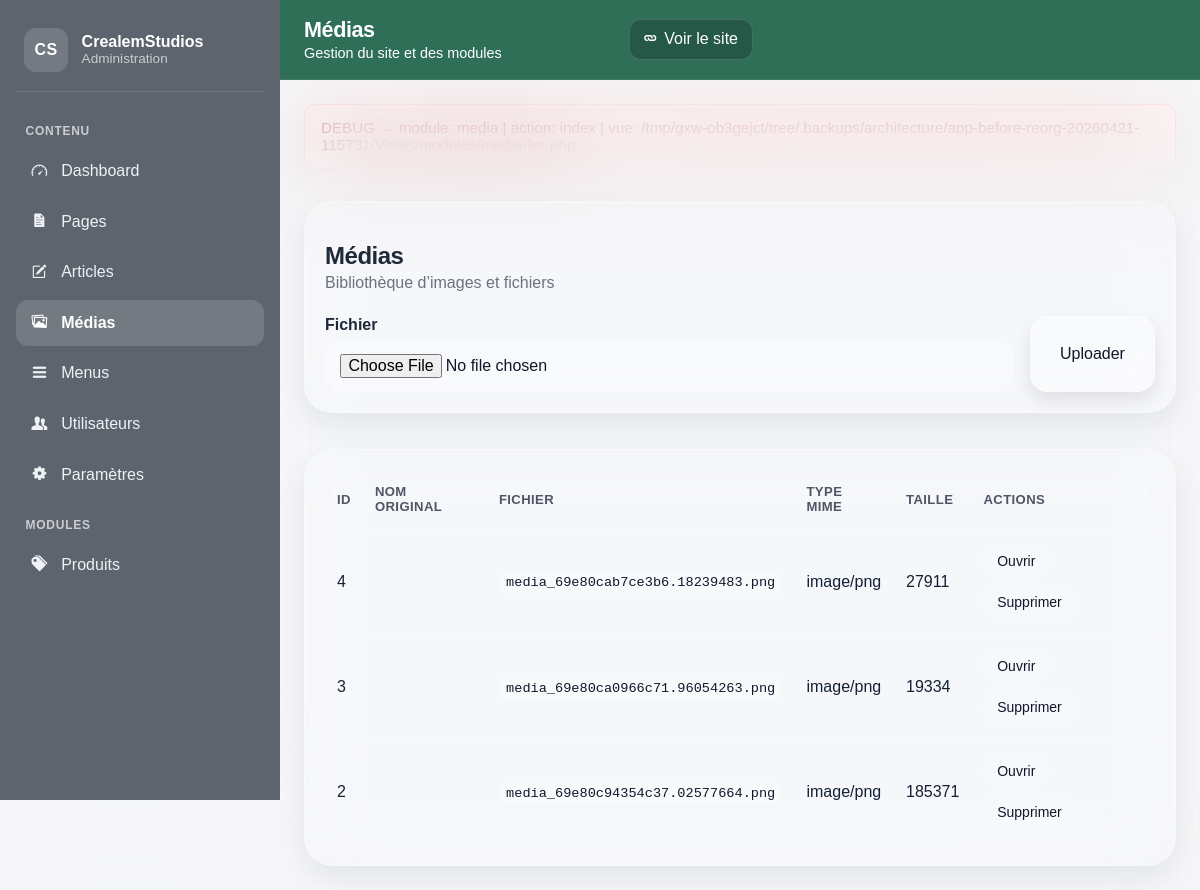
The page /admin.php?module=media on the database as committed earlier.
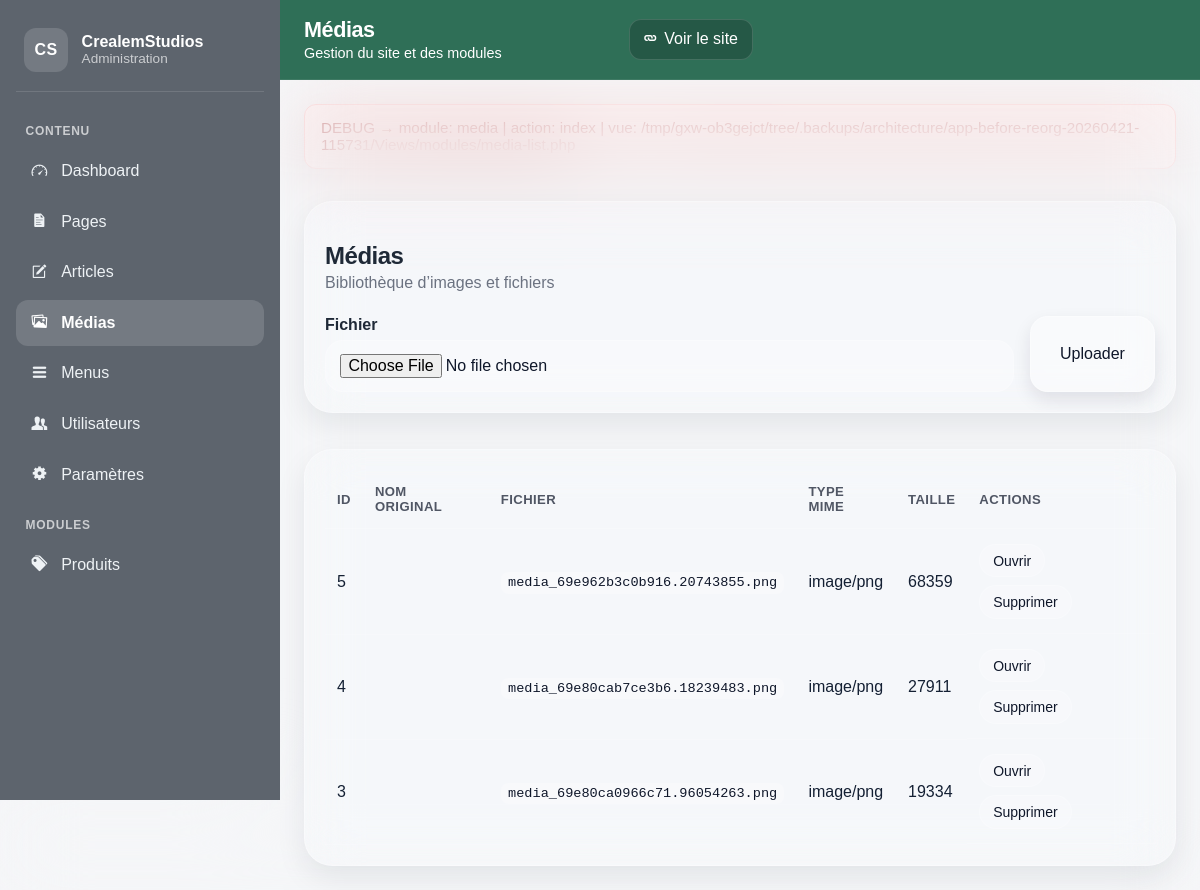
The same page on the database as committed later.
### tables this page shows
CREATE TABLE media (
    id INTEGER PRIMARY KEY AUTOINCREMENT,
    filename TEXT NOT NULL,
    path TEXT NOT NULL,
    mime_type TEXT NULL,
    created_at TEXT NULL,
    updated_at TEXT NULL
, original_name TEXT, size INTEGER);

### public/admin.php (called while the page is built, shortened)
<?php
require_once __DIR__ . '/../app/bootstrap.php';
$config = appConfig();
$pdo = Database::getInstance($config['db']);
$module = isset($_GET['module']) ? trim((string) $_GET['module']) : 'dashboard';
$action = isset($_GET['action']) ? trim((string) $_GET['action']) : 'index';
$kernel = new Kernel($pdo, $config, $module, $action);
$kernel->handle();

### app/bootstrap.php (called while the page is built, shortened)
<?php
if (!defined('CREALEM_BOOTSTRAPPED')) {
    if (!function_exists('e')) {
        function e(?string $value): string
        {
            return htmlspecialchars((string) $value, ENT_QUOTES, 'UTF-8');
        }
    }
    if (!function_exists('getSettings')) {
        function getSettings(\PDO $pdo): array
        {
            $settings = [];
            try {
                $stmt = $pdo->query("SELECT setting_key, setting_value FROM settings");
                $rows = $stmt->fetchAll(\PDO::FETCH_ASSOC);
                foreach ($rows as $row) {
                    $settings[$row['setting_key']] = $row['setting_value'];
                }
            } catch (\Throwable $e) {
                return [];
            }
            return $settings;
        }
    }
}

### .backups/architecture/app-before-reorg-20260421-115731/Views/modules/media-list.php (the view)
<div class="card">
    <div class="card-body">
        <div class="d-flex justify-content-between align-items-center flex-wrap gap-2">
            <div>
                <h2 class="h5 mb-1">Médias</h2>
                <div class="text-muted">Bibliothèque d’images et fichiers</div>
            </div>
        </div>
        <form method="post" action="/admin.php?module=media&action=upload" enctype="multipart/form-data" class="row mt-4">
            <div class="col-md-10">
                <label class="form-label">Fichier</label>
                <input type="file" class="form-control" name="media_file" required>
            </div>
            <div class="col-md-2 d-flex align-items-end">
                <button class="btn btn-primary w-100" type="submit">Uploader</button>
            </div>
        </form>
    </div>
</div>
<div class="card mt-4">
    <div class="card-body">
        <div class="table-responsive">
            <table class="table">
                <thead>
                    <tr>
                        <th>ID</th>
                        <th>Nom original</th>
                        <th>Fichier</th>
                        <th>Type MIME</th>
                        <th>Taille</th>
                        <th>Actions</th>
                    </tr>
                </thead>
                <tbody>
                <?php if (empty($mediaItems)): ?>
                    <tr>
                        <td colspan="6" class="text-muted">Aucun média.</td>
                    </tr>
                <?php else: ?>
                    <?php foreach ($mediaItems as $item): ?>
                        <tr>
                            <td><?= (int)$item['id'] ?></td>
                            <td><?= e($item['original_name'] ?? '') ?></td>
                            <td><code><?= e($item['filename'] ?? '') ?></code></td>
                            <td><?= e($item['mime_type'] ?? '') ?></td>
                            <td><?= e((string)($item['size'] ?? '')) ?></td>
                            <td class="d-flex gap-2 flex-wrap">
                                <?php if (!empty($item['path'])): ?>
                                    <a class="btn btn-sm btn-outline-secondary" href="<?= e($item['path']) ?>" target="_blank" rel="noopener noreferrer">Ouvrir</a>
                                <?php endif; ?>
                                <a class="btn btn-sm btn-outline-danger" href="/admin.php?module=media&action=delete&id=<?= (int)$item['id'] ?>" onclick="return confirm('Supprimer ce média ?')">Supprimer</a>
                            </td>
                        </tr>
                    <?php endforeach; ?>
                <?php endif; ?>
                </tbody>
            </table>
        </div>
    </div>
</div>

### .backups/architecture/app-before-reorg-20260421-115731/Controllers/Admin/Kernel.php (shortened to what this page needs)
<?php
class Kernel
{
    private PDO $pdo;
    private array $settings;
    private string $module;
    private string $action;
    public function __construct(PDO $pdo, array $config, string $module, string $action)
    {
        $this->pdo = $pdo;
        $this->module = $module;
        $this->action = $action;
        $this->settings = getSettings($pdo);
    }
    public function handle(): void
    {
        $module = $this->module;
        $action = $this->action;
        switch ($module) {
            case 'media':
                $this->handleMedia($action);
                return;
        }
    }
    private function handleMedia(string $action): void
    {
        if ($action === 'index') {
            $mediaItems = $this->fetchAllSafe("SELECT * FROM media ORDER BY id DESC");
            $this->render('Médias', $this->resolveView(['modules/media-list.php']), compact('mediaItems'));
            return;
        }
    }
    private function render(string $pageTitle, string $viewPath, array $data = []): void
    {
        extract($data);
        $module = $this->module;
        $action = $this->action;
        $settings = $this->settings;
        require dirname(__DIR__, 2) . '/Views/layouts/admin.php';
    }
    private function resolveView(array $candidates): string
    {
        $base = dirname(__DIR__, 2) . '/Views/';
        foreach ($candidates as $candidate) {
            $path = $base . $candidate;
            if (file_exists($path)) {
                return $path;
            }
        }
        return $base . 'admin/module-placeholder.php';
    }
    private function fetchAllSafe(string $sql): array
    {
        try {
            return $this->pdo->query($sql)->fetchAll(PDO::FETCH_ASSOC);
        } catch (\Throwable $e) {
            return [];
        }
    }
}

### .backups/architecture/app-before-reorg-20260421-115731/Views/layouts/admin.php (shortened to what this page needs)
<?php
$currentModule = $module ?? 'dashboard';
$navItems = [
    ['key' => 'dashboard', 'label' => 'Dashboard', 'icon' => 'ion-speedometer'],
    ['key' => 'pages', 'label' => 'Pages', 'icon' => 'ion-document-text'],
    ['key' => 'blog', 'label' => 'Articles', 'icon' => 'ion-compose'],
    ['key' => 'media', 'label' => 'Médias', 'icon' => 'ion-images'],
    ['key' => 'menus', 'label' => 'Menus', 'icon' => 'ion-navicon-round'],
    ['key' => 'users', 'label' => 'Utilisateurs', 'icon' => 'ion-person-stalker'],
    ['key' => 'settings', 'label' => 'Paramètres', 'icon' => 'ion-gear-b'],
];
$optionalItems = [
    ['key' => 'products', 'label' => 'Produits', 'icon' => 'ion-pricetags'],
    ['key' => 'forms', 'label' => 'Formulaires', 'icon' => 'ion-clipboard'],
    ['key' => 'gallery', 'label' => 'Galerie', 'icon' => 'ion-image'],
    ['key' => 'testimonials', 'label' => 'Avis', 'icon' => 'ion-chatbubbles'],
    ['key' => 'clients', 'label' => 'Clients', 'icon' => 'ion-person-stalker'],
    ['key' => 'booking', 'label' => 'Réservations', 'icon' => 'ion-calendar'],
    ['key' => 'subscriptions', 'label' => 'Abonnements', 'icon' => 'ion-card'],
];
?>
<!DOCTYPE html>
<html lang="fr">
<head>
    <link rel="stylesheet" href="/vendor/ionicons/css/ionicons.min.css">
    <link rel="stylesheet" href="/assets/css/app.css">
</head>
<body class="cs-admin-body">
    <div class="cs-admin-shell">
        <aside class="cs-admin-sidebar" id="csAdminSidebar">
            <div class="cs-admin-brand">
                <div class="cs-admin-brand-logo">CS</div>
                <div class="cs-admin-brand-text">
                    <strong>CrealemStudios</strong>
                    <span>Administration</span>
                </div>
            </div>
            <nav class="cs-admin-nav">
                <div class="cs-admin-nav-group-title">Contenu</div>
                <?php foreach ($navItems as $item): ?>
                    <a class="cs-admin-nav-link <?= $currentModule === $item['key'] ? 'is-active' : '' ?>" href="/admin.php?module=<?= e($item['key']) ?>">
                        <i class="icon <?= e($item['icon']) ?>"></i>
                        <span><?= e($item['label']) ?></span>
                    </a>
                <?php endforeach; ?>
                <div class="cs-admin-nav-group-title">Modules</div>
                <?php foreach ($optionalItems as $item): ?>
                    <?php $enabled = ($settings['module_' . $item['key']] ?? '0') === '1'; ?>
                    <?php if ($enabled): ?>
                        <a class="cs-admin-nav-link <?= $currentModule === $item['key'] ? 'is-active' : '' ?>" href="/admin.php?module=<?= e($item['key']) ?>">
                            <i class="icon <?= e($item['icon']) ?>"></i>
                            <span><?= e($item['label']) ?></span>
                        </a>
                    <?php endif; ?>
                <?php endforeach; ?>
            </nav>
        </aside>
        <div class="cs-admin-main">
            <header class="cs-admin-topbar">
                <div class="cs-admin-topbar-title">
                    <h1><?= e($pageTitle ?? 'Administration') ?></h1>
                    <p>Gestion du site et des modules</p>
                </div>
                <div class="cs-admin-topbar-actions">
                    <a class="cs-admin-topbar-link" href="/?slug=home" target="_blank" rel="noopener noreferrer">
                        <i class="icon ion-link"></i>
                        <span>Voir le site</span>
                    </a>
                </div>
            </header>
            <main class="cs-admin-content">
                <div class="cs-admin-alert cs-admin-alert-error" style="margin-bottom:12px;">
                    DEBUG → module: <?= e($module ?? '') ?> | action: <?= e($action ?? '') ?> | vue: <?= e($viewPath ?? '') ?>
                </div>
                <?php require $viewPath; ?>
            </main>
        </div>
    </div>
</body>
</html>

Rows that differ between the two databases and show on the page:
removed media: id "2", filename "media_69e80c94354c37.02577664.png", mime_type "image/png", size "185371"
added media: id "5", filename "media_69e962b3c0b916.20743855.png", mime_type "image/png", size "68359"
